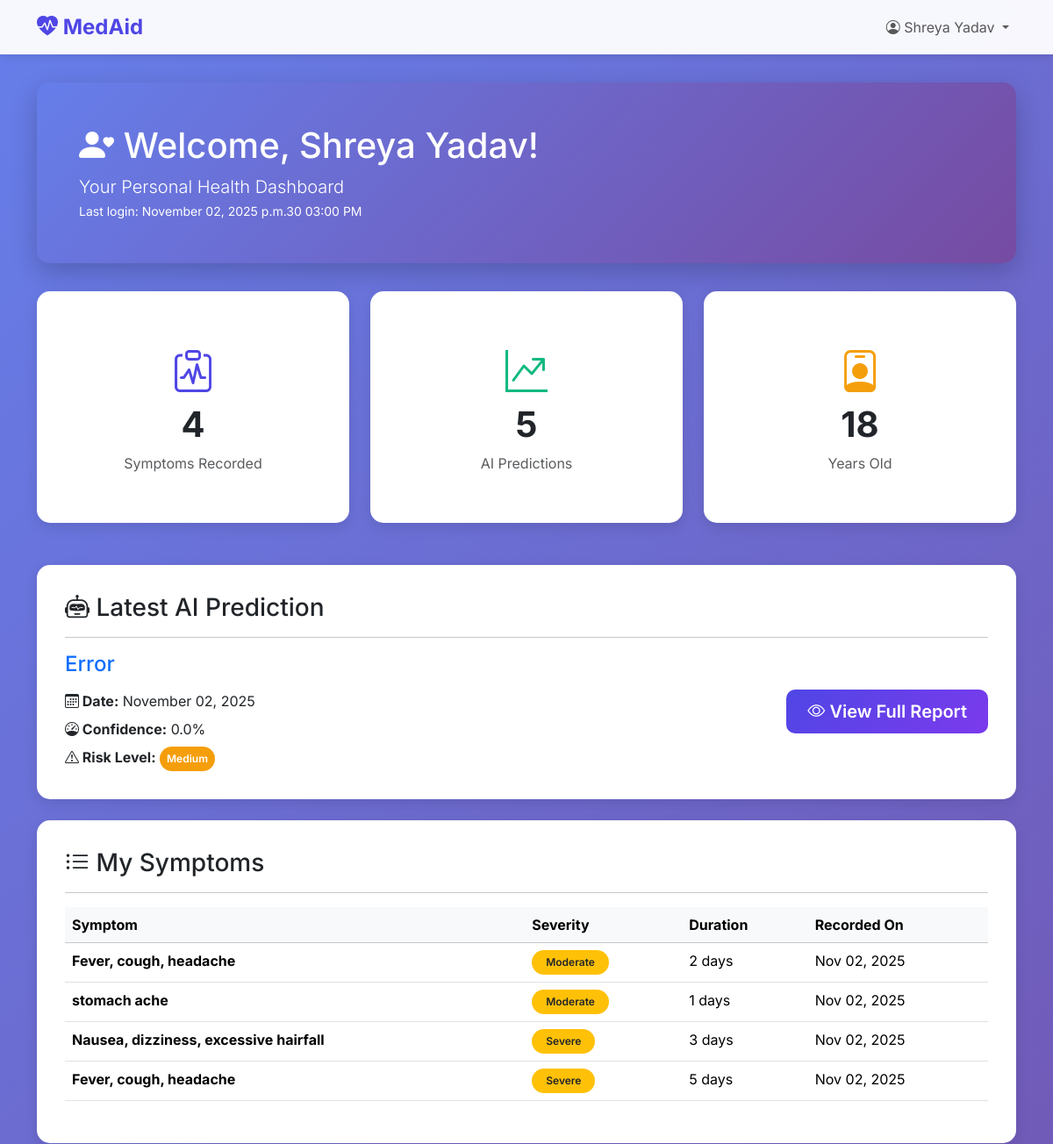
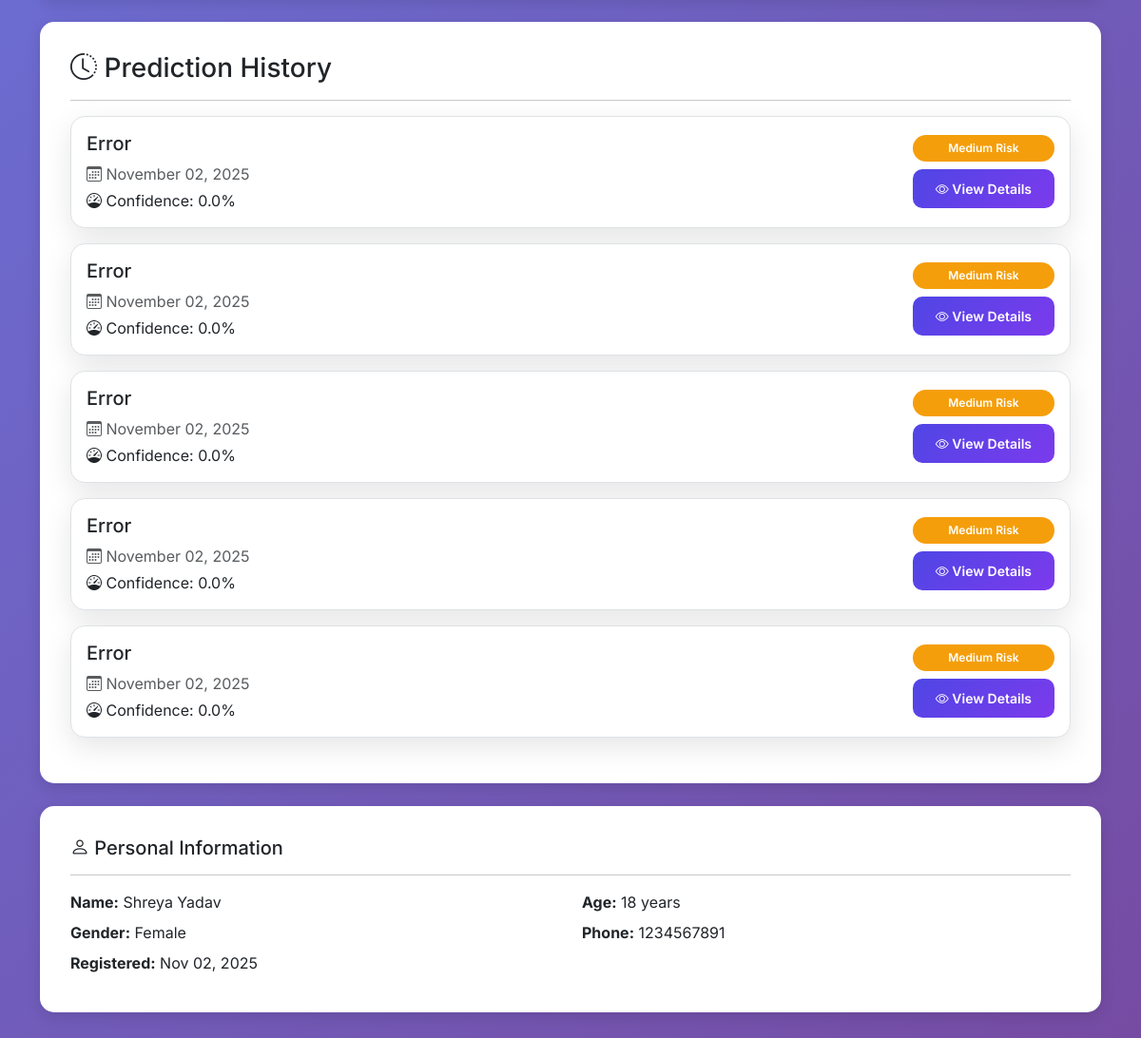
The app's page /patients/patient/dashboard/ (signed in) with its own data (2 pictures, top to bottom).
### accounts/models.py (models this page shows, shortened)
class CustomUser(AbstractUser):
    USER_TYPE_CHOICES = (('admin', 'Admin'), ('patient', 'Patient'))
    user_type = models.CharField(max_length=10, choices=USER_TYPE_CHOICES)
    phone_number = models.CharField(max_length=15)
    age = models.IntegerField(null=True, blank=True)
    gender = models.CharField(max_length=10, default='other')
    date_of_birth = models.DateField(null=True, blank=True)

### patients/models.py (models this page shows, shortened)
class DiseasePrediction(models.Model):
    RISK_LEVEL_CHOICES = [
        ('low', 'Low'),
        ('medium', 'Medium'),
        ('high', 'High'),
        ('critical', 'Critical'),
    ]
    patient = models.ForeignKey(settings.AUTH_USER_MODEL, on_delete=models.CASCADE, related_name='predictions')
    predicted_disease = models.CharField(max_length=200)
    confidence_score = models.FloatField(help_text="Confidence percentage (0-100)")
    risk_level = models.CharField(max_length=20, choices=RISK_LEVEL_CHOICES)
    symptoms_analyzed = models.JSONField(help_text="List of symptoms used for prediction")
    recommendations = models.TextField()
    further_diagnostics = models.TextField()
    specialist_referral = models.CharField(max_length=200, blank=True)
    prediction_date = models.DateTimeField(auto_now_add=True)
    ai_response = models.TextField(help_text="Full AI response in JSON format")
    predicted_by = models.ForeignKey(settings.AUTH_USER_MODEL, on_delete=models.SET_NULL, null=True, related_name='predictions_made')
    class Meta:
        ordering = ['-prediction_date']
        verbose_name = 'Disease Prediction'
        verbose_name_plural = 'Disease Predictions'

class SymptomRecord(models.Model):
    SEVERITY_CHOICES = [
        (1, 'Mild'),
        (2, 'Moderate'),
        (3, 'Severe'),
    ]
    patient = models.ForeignKey(settings.AUTH_USER_MODEL, on_delete=models.CASCADE, related_name='symptoms')
    symptom_name = models.CharField(max_length=200)
    severity = models.IntegerField(choices=SEVERITY_CHOICES, default=2)
    duration_days = models.IntegerField(help_text="How many days has this symptom persisted?")
    recorded_date = models.DateTimeField(auto_now_add=True)
    recorded_by = models.ForeignKey(settings.AUTH_USER_MODEL, on_delete=models.SET_NULL, null=True, related_name='recorded_symptoms')
    notes = models.TextField(blank=True)
    class Meta:
        ordering = ['-recorded_date']
        verbose_name = 'Symptom Record'
        verbose_name_plural = 'Symptom Records'

class PatientProfile(models.Model):
    user = models.OneToOneField(settings.AUTH_USER_MODEL, on_delete=models.CASCADE, related_name='patientprofile')
    registered_by = models.ForeignKey(settings.AUTH_USER_MODEL, on_delete=models.SET_NULL, null=True, related_name='registered_patients')
    registration_date = models.DateTimeField(auto_now_add=True)
    medical_history = models.TextField(blank=True, help_text="Previous medical conditions")
    blood_group = models.CharField(max_length=5, blank=True)
    emergency_contact = models.CharField(max_length=15, blank=True)
    class Meta:
        verbose_name = 'Patient Profile'
        verbose_name_plural = 'Patient Profiles'

### patients/views.py (the view)
# urls.py: path('patient/dashboard/', views.patient_dashboard, name='patient_dashboard'),
@login_required
def patient_dashboard(request):
    if request.user.user_type != 'patient':
        messages.error(request, 'Access denied. Patient only.')
        return redirect('admin_dashboard')
    try:
        profile = PatientProfile.objects.get(user=request.user)
    except PatientProfile.DoesNotExist:
        profile = PatientProfile.objects.create(user=request.user)
    symptoms = SymptomRecord.objects.filter(patient=request.user).order_by('-recorded_date')
    predictions = DiseasePrediction.objects.filter(patient=request.user).order_by('-prediction_date')
    return render(request, 'patients/patient_dashboard.html', {
        'profile': profile,
        'symptoms': symptoms,
        'predictions': predictions,
        'latest_prediction': predictions.first() if predictions.exists() else None,
        'total_symptoms': symptoms.count(),
        'total_predictions': predictions.count(),
    })

### templates/patients/patient_dashboard.html (shortened to what this page needs)
{% extends 'base.html' %}
{% block content %}
<div class="container">
    <div class="welcome-card">
        <h1><i class="bi bi-person-heart"></i> Welcome, {{ user.get_full_name }}!</h1>
        <p class="lead mb-0">Your Personal Health Dashboard</p>
        <small>Last login: {{ user.last_login|date:"F d, Y at h:i A" }}</small>
    </div>
    <div class="row mb-4">
        <div class="col-md-4">
            <div class="info-card">
                <div class="stat-box">
                    <i class="bi bi-clipboard-pulse" style="color: #4f46e5;"></i>
                    <h3>{{ total_symptoms }}</h3>
                    <p class="mb-0 text-muted">Symptoms Recorded</p>
                </div>
            </div>
        </div>
        <div class="col-md-4">
            <div class="info-card">
                <div class="stat-box">
                    <i class="bi bi-graph-up-arrow" style="color: #10b981;"></i>
                    <h3>{{ total_predictions }}</h3>
                    <p class="mb-0 text-muted">AI Predictions</p>
                </div>
            </div>
        </div>
        <div class="col-md-4">
            <div class="info-card">
                <div class="stat-box">
                    <i class="bi bi-person-badge" style="color: #f59e0b;"></i>
                    <h3>{{ user.age }}</h3>
                    <p class="mb-0 text-muted">Years Old</p>
                </div>
            </div>
        </div>
    </div>
    {% if latest_prediction %}
    <div class="info-card">
        <h3 class="mb-3">
            <i class="bi bi-robot"></i> Latest AI Prediction
        </h3>
        <hr>
        <div class="row align-items-center">
            <div class="col-md-8">
                <h4 class="text-primary mb-3">{{ latest_prediction.predicted_disease }}</h4>
                <p class="mb-2">
                    <strong><i class="bi bi-calendar3"></i> Date:</strong>
                    {{ latest_prediction.prediction_date|date:"F d, Y" }}
                </p>
                <p class="mb-2">
                    <strong><i class="bi bi-speedometer"></i> Confidence:</strong>
                    {{ latest_prediction.confidence_score }}%
                </p>
                <p class="mb-0">
                    <strong><i class="bi bi-exclamation-triangle"></i> Risk Level:</strong>
                    <span class="badge risk-badge-{{ latest_prediction.risk_level }} p-2">
                        {{ latest_prediction.get_risk_level_display }}
                    </span>
                </p>
            </div>
            <div class="col-md-4 text-end">
                <a href="{% url 'view_prediction' latest_prediction.id %}" class="btn btn-primary btn-lg">
                    <i class="bi bi-eye"></i> View Full Report
                </a>
            </div>
        </div>
    </div>
    {% endif %}
    <div class="info-card">
        <div class="d-flex justify-content-between align-items-center mb-3">
            <h3 class="mb-0">
                <i class="bi bi-list-ul"></i> My Symptoms
            </h3>
        </div>
        <hr>
        {% if symptoms %}
        <div class="table-responsive">
            <table class="table table-hover">
                <thead class="table-light">
                    <tr>
                        <th>Symptom</th>
                        <th>Severity</th>
                        <th>Duration</th>
                        <th>Recorded On</th>
                    </tr>
                </thead>
                <tbody>
                    {% for symptom in symptoms|slice:":10" %}
                    <tr>
                        <td><strong>{{ symptom.symptom_name }}</strong></td>
                        <td>
                            <span class="badge bg-warning text-dark">
                                {{ symptom.get_severity_display }}
                            </span>
                        </td>
                        <td>{{ symptom.duration_days }} days</td>
                        <td>{{ symptom.recorded_date|date:"M d, Y" }}</td>
                    </tr>
                    {% endfor %}
                </tbody>
            </table>
        </div>
        {% else %}
        <div class="text-center py-5 text-muted">
            <i class="bi bi-inbox" style="font-size: 4rem;"></i>
            <p class="mt-3">No symptoms recorded yet</p>
            <p>Contact your healthcare provider to record symptoms</p>
        </div>
        {% endif %}
    </div>
    <div class="info-card">
        <div class="d-flex justify-content-between align-items-center mb-3">
            <h3 class="mb-0">
                <i class="bi bi-clock-history"></i> Prediction History
            </h3>
        </div>
        <hr>
        {% if predictions %}
        {% for pred in predictions %}
        <div class="card mb-3 border">
            <div class="card-body">
                <div class="d-flex justify-content-between align-items-center">
                    <div>
                        <h5 class="mb-2">{{ pred.predicted_disease }}</h5>
                        <p class="mb-1 text-muted">
                            <i class="bi bi-calendar3"></i> {{ pred.prediction_date|date:"F d, Y" }}
                        </p>
                        <p class="mb-0">
                            <i class="bi bi-speedometer"></i> Confidence: {{ pred.confidence_score }}%
                        </p>
                    </div>
                    <div class="text-end">
                        <span class="badge risk-badge-{{ pred.risk_level }} p-2 mb-2 d-block">
                            {{ pred.get_risk_level_display }} Risk
                        </span>
                        <a href="{% url 'view_prediction' pred.id %}" class="btn btn-sm btn-primary">
                            <i class="bi bi-eye"></i> View Details
                        </a>
                    </div>
                </div>
            </div>
        </div>
        {% endfor %}
        {% else %}
        <div class="text-center py-5 text-muted">
            <i class="bi bi-graph-up" style="font-size: 4rem;"></i>
            <p class="mt-3">No predictions generated yet</p>
            <p>Your healthcare provider will generate predictions based on your symptoms</p>
        </div>
        {% endif %}
    </div>
    <div class="info-card">
        <h5><i class="bi bi-person"></i> Personal Information</h5>
        <hr>
        <div class="row">
            <div class="col-md-6 mb-2">
                <strong>Name:</strong> {{ user.get_full_name }}
            </div>
            <div class="col-md-6 mb-2">
                <strong>Age:</strong> {{ user.age }} years
            </div>
            <div class="col-md-6 mb-2">
                <strong>Gender:</strong> {{ user.gender|title }}
            </div>
            <div class="col-md-6 mb-2">
                <strong>Phone:</strong> {{ user.phone_number }}
            </div>
            <div class="col-md-6 mb-2">
                <strong>Registered:</strong> {{ profile.registration_date|date:"M d, Y" }}
            </div>
        </div>
    </div>
</div>
{% endblock %}

### templates/base.html (shortened to what this page needs)
<!DOCTYPE html>
<html lang="en">
<head>
    <link href="https://cdn.jsdelivr.net/npm/bootstrap@5.3.2/dist/css/bootstrap.min.css" rel="stylesheet">
    <link rel="stylesheet" href="https://cdn.jsdelivr.net/npm/bootstrap-icons@1.11.1/font/bootstrap-icons.css">
</head>
<body>
    <nav class="navbar navbar-expand-lg navbar-light">
        <div class="container">
            <a class="navbar-brand" href="{% url 'landing' %}">
                <i class="bi bi-heart-pulse-fill"></i> MedAid
            </a>
            <div class="collapse navbar-collapse" id="navbarNav">
                <ul class="navbar-nav ms-auto">
                    {% if user.is_authenticated %}
                        <li class="nav-item dropdown">
                            <a class="nav-link dropdown-toggle" href="#" role="button" data-bs-toggle="dropdown">
                                <i class="bi bi-person-circle"></i> {{ user.get_full_name|default:user.username }}
                            </a>
                        </li>
                    {% else %}
                        <li class="nav-item">
                            <a class="nav-link" href="{% url 'login' %}">
                                <i class="bi bi-box-arrow-in-right"></i> Login
                            </a>
                        </li>
                    {% endif %}
                </ul>
            </div>
        </div>
    </nav>
    <main class="main-content">
        {% block content %}{% endblock %}
    </main>
</body>
</html>

### templates/base.html (style rules this page uses)
* { margin: 0; padding: 0; box-sizing: border-box; }
body { font-family: 'Inter', sans-serif; background: linear-gradient(135deg, #667eea 0%, #764ba2 100%); min-height: 100vh; }
.navbar { background: rgba(255, 255, 255, 0.95) !important; backdrop-filter: blur(10px); box-shadow: 0 2px 10px rgba(0, 0, 0, 0.1); }
.navbar-brand { font-weight: 700; font-size: 1.5rem; color: #4f46e5 !important; }
.main-content { min-height: calc(100vh - 70px); padding: 2rem 0; }
.card { border: none; border-radius: 15px; box-shadow: 0 10px 30px rgba(0, 0, 0, 0.1); transition: transform 0.3s ease; }
.btn-primary { background: linear-gradient(135deg, #4f46e5, #7c3aed); border: none; border-radius: 10px; padding: 0.6rem 1.5rem; font-weight: 600; transition: all 0.3s ease; }
.badge { padding: 0.5rem 1rem; border-radius: 20px; font-weight: 600; }
.table { background: white; border-radius: 10px; }

### templates/patients/patient_dashboard.html (style rules this page uses)
.welcome-card { background: linear-gradient(135deg, #667eea 0%, #764ba2 100%); color: white; padding: 3rem; border-radius: 15px; margin-bottom: 2rem; box-shadow: 0 10px 30px rgba(0,0,0,0.2); }
.info-card { background: white; padding: 2rem; border-radius: 15px; margin-bottom: 1.5rem; box-shadow: 0 5px 15px rgba(0,0,0,0.1); transition: transform 0.3s; }
.stat-box { text-align: center; padding: 1.5rem; }
.stat-box i { font-size: 3rem; margin-bottom: 1rem; }
.stat-box h3 { font-size: 2.5rem; font-weight: 700; margin-bottom: 0.5rem; }
.risk-badge-medium { background: #f59e0b; color: white; }

### records on screen
CustomUser: get_full_name "Shreya Yadav", last_login "November 02, 2025 p.m.30 03:00 PM", age "18", gender "Female", phone_number "1234567891"
DiseasePrediction: predicted_disease "Error", prediction_date "November 02, 2025", confidence_score "0.0", risk_level "Medium"
SymptomRecord: symptom_name "Fever, cough, headache", severity "Moderate", duration_days "2", recorded_date "Nov 02, 2025"
SymptomRecord: symptom_name "stomach ache", severity "Moderate", duration_days "1", recorded_date "Nov 02, 2025"
SymptomRecord: symptom_name "Nausea, dizziness, excessive hairfall", severity "Severe", duration_days "3", recorded_date "Nov 02, 2025"
SymptomRecord: symptom_name "Fever, cough, headache", severity "Severe", duration_days "5", recorded_date "Nov 02, 2025"
DiseasePrediction: predicted_disease "Error", prediction_date "November 02, 2025", confidence_score "0.0", risk_level "Medium"
DiseasePrediction: predicted_disease "Error", prediction_date "November 02, 2025", confidence_score "0.0", risk_level "Medium"
DiseasePrediction: predicted_disease "Error", prediction_date "November 02, 2025", confidence_score "0.0", risk_level "Medium"
DiseasePrediction: predicted_disease "Error", prediction_date "November 02, 2025", confidence_score "0.0", risk_level "Medium"
PatientProfile: registration_date "Nov 02, 2025"

### other values on screen
{{ total_symptoms }} "4"
{{ total_predictions }} "5"
